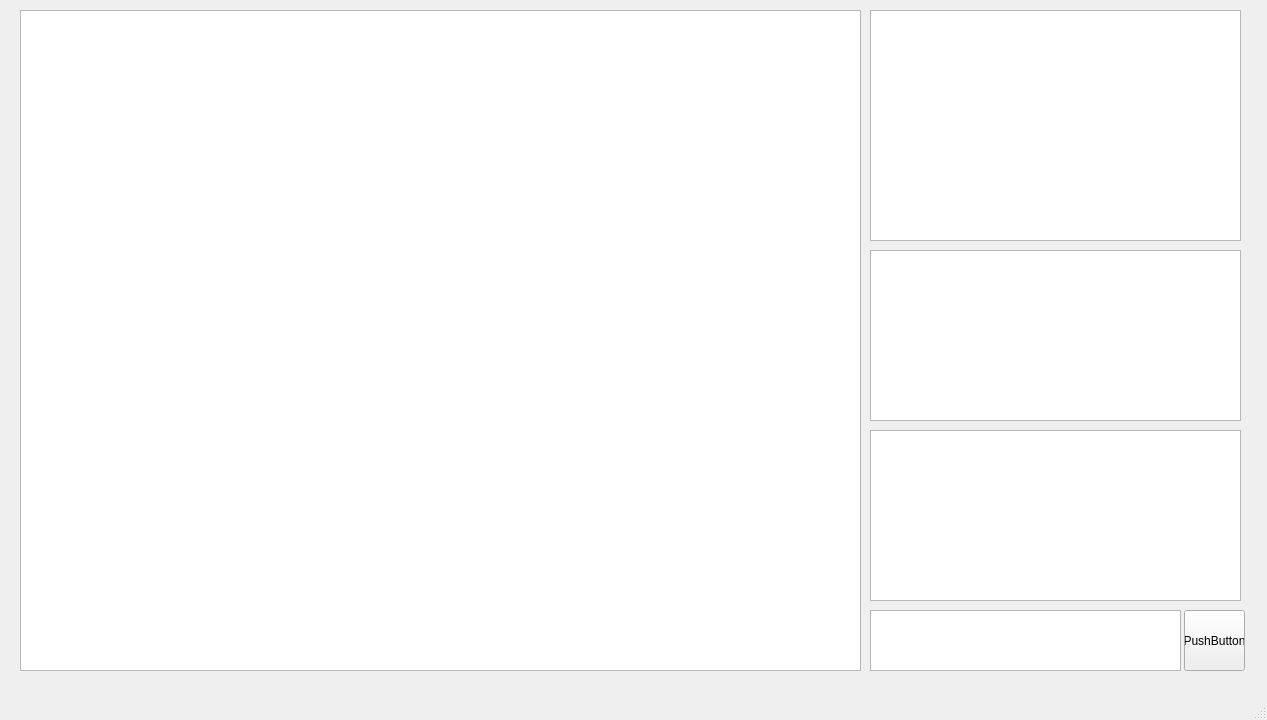
<?xml version="1.0" encoding="UTF-8"?>
<ui version="4.0">
 <class>MainWindow</class>
 <widget class="QMainWindow" name="MainWindow">
  <property name="geometry">
   <rect>
    <x>0</x>
    <y>0</y>
    <width>1267</width>
    <height>720</height>
   </rect>
  </property>
  <property name="windowTitle">
   <string>MainWindow</string>
  </property>
  <widget class="QWidget" name="centralwidget">
   <widget class="QGraphicsView" name="mainView">
    <property name="geometry">
     <rect>
      <x>20</x>
      <y>10</y>
      <width>841</width>
      <height>661</height>
     </rect>
    </property>
   </widget>
   <widget class="QGraphicsView" name="graphicsView_3">
    <property name="geometry">
     <rect>
      <x>870</x>
      <y>10</y>
      <width>371</width>
      <height>231</height>
     </rect>
    </property>
   </widget>
   <widget class="QTextBrowser" name="textBrowser">
    <property name="geometry">
     <rect>
      <x>870</x>
      <y>250</y>
      <width>371</width>
      <height>171</height>
     </rect>
    </property>
   </widget>
   <widget class="QTextBrowser" name="textBrowser_2">
    <property name="geometry">
     <rect>
      <x>870</x>
      <y>430</y>
      <width>371</width>
      <height>171</height>
     </rect>
    </property>
   </widget>
   <widget class="QTextBrowser" name="textBrowser_3">
    <property name="geometry">
     <rect>
      <x>870</x>
      <y>610</y>
      <width>311</width>
      <height>61</height>
     </rect>
    </property>
   </widget>
   <widget class="QPushButton" name="pushButton">
    <property name="geometry">
     <rect>
      <x>1184</x>
      <y>610</y>
      <width>61</width>
      <height>61</height>
     </rect>
    </property>
    <property name="text">
     <string>PushButton</string>
    </property>
   </widget>
  </widget>
  <widget class="QMenuBar" name="menubar">
   <property name="geometry">
    <rect>
     <x>0</x>
     <y>0</y>
     <width>1267</width>
     <height>22</height>
    </rect>
   </property>
  </widget>
  <widget class="QStatusBar" name="statusbar"/>
 </widget>
 <resources/>
 <connections/>
</ui>
